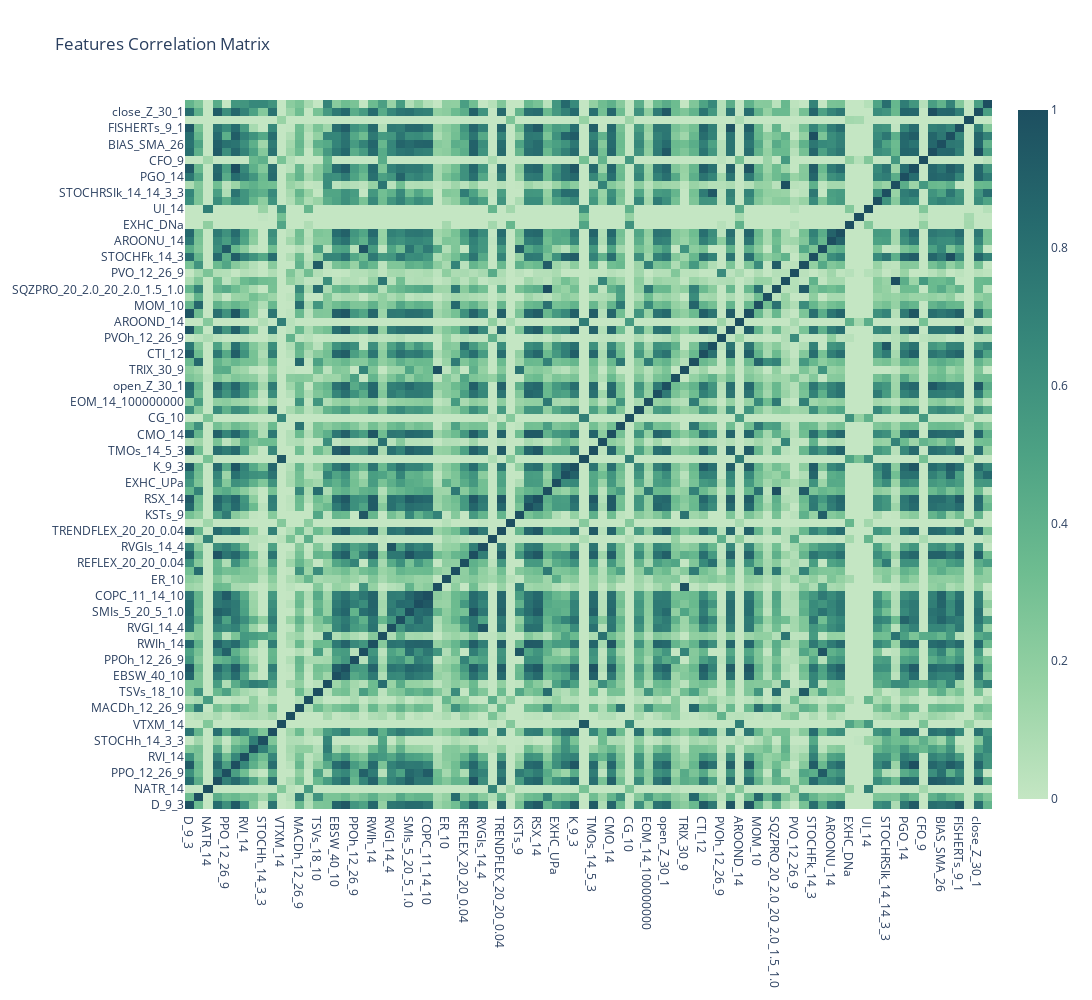

Source (notebook cell):
### Markdown cell above
###### using the same Feature Selection class, specify the correlation coefficient Threshold of choice. (The projected tested correlation in the 0.60 - 0.90) ranges.

### Code cell
# Call the filter_correlation method, within the class providing it with the desired correlation threshold.
# The multicollinearity steps follows the Boruta and RFE intersection steps. Hence, there is no need to specify the dataframe, the code has designed such that it already takes as input the dataframe which contains the features output of Boruta and RFE intersection. 
# However, for testing purposes, there's an optionality to provide the function with both correlation coefficient and dataframe, and it will filter for multicollinearitu among features.
filtered_feature = feat_select.filter_correlation(corr_coeff=0.70)

### Figure 1 — Plotly figure (JSON) as saved in the notebook; plotly's stock layout.template omitted (floating-point values rounded to 4 significant figures; data arrays with more than 128 entries replaced by an {"elided": "..."} marker saying what was removed)
{"data": [{"colorscale": [[0.0, "rgb(196, 230, 195)"], [0.1667, "rgb(150, 210, 164)"], [0.3333, "rgb(109, 188, 144)"], [0.5, "rgb(77, 162, 132)"], [0.6667, "rgb(54, 135, 122)"], [0.8333, "rgb(38, 107, 110)"], [1.0, "rgb(29, 79, 96)"]], "x": ["D_9_3", "EFI_13", "NATR_14", "RSI_14", "PPO_12_26_9", "STOCHFd_14_3", "RVI_14", "SMCbp_14_50_20_5", "STOCHh_14_3_3", "UO_7_14_28", "VTXM_14", "KURT_30", "MACDh_12_26_9", "CCI_14_0.015", "TSVs_18_10", "BBP_5_2.0", "EBSW_40_10", "TMO_14_5_3", "PPOh_12_26_9", "KST_10_15_20_30_10_10_10_15", "RWIh_14", "CRSI_3_2_100", "RVGI_14_4", "ROC_10", "SMIs_5_20_5_1.0", "ENTP_10", "COPC_11_14_10", "TRIXs_30_9", "ER_10", "BULLP_13", "REFLEX_20_20_0.04", "SMI_5_20_5_1.0", "RVGIs_14_4", "BBB_5_2.0", "TRENDFLEX_20_20_0.04", "SMCtp_14_50_20_5", "KSTs_9", "VTXP_14", "RSX_14", "SQZ_20_2.0_20_1.5", "EXHC_UPa", "J_9_3", "K_9_3", "RWIl_14", "TMOs_14_5_3", "BOP", "CMO_14", "QS_10", "CG_10", "ADOSC_3_10", "EOM_14_100000000", "MFI_14", "open_Z_30_1", "SKEW_30", "TRIX_30_9", "BEARP_13", "CTI_12", "STOCHRSId_14_14_3_3", "PVOh_12_26_9", "FISHERT_9_1", "AROOND_14", "STOCHd_14_3_3", "MOM_10", "SMCbi_14_50_20_5", "SQZPRO_20_2.0_20_2.0_1.5_1.0", "PCTRET_1", "PVO_12_26_9", "APO_12_26", "STOCHFk_14_3", "PPOs_12_26_9", "AROONU_14", "AROONOSC_14", "EXHC_DNa", "CHOP_14_1_100.0", "UI_14", "KVO_34_55_13", "STOCHRSIk_14_14_3_3", "LOGRET_1", "PGO_14", "STOCHk_14_3_3", "CFO_9", "ZS_30", "BIAS_SMA_26", "WILLR_14", "FISHERTs_9_1", "SMCti_14_50_20_5", "close_Z_30_1", "SMIo_5_20_5_1.0"], "y": ["D_9_3", "EFI_13", "NATR_14", "RSI_14", "PPO_12_26_9", "STOCHFd_14_3", "RVI_14", "SMCbp_14_50_20_5", "STOCHh_14_3_3", "UO_7_14_28", "VTXM_14", "KURT_30", "MACDh_12_26_9", "CCI_14_0.015", "TSVs_18_10", "BBP_5_2.0", "EBSW_40_10", "TMO_14_5_3", "PPOh_12_26_9", "KST_10_15_20_30_10_10_10_15", "RWIh_14", "CRSI_3_2_100", "RVGI_14_4", "ROC_10", "SMIs_5_20_5_1.0", "ENTP_10", "COPC_11_14_10", "TRIXs_30_9", "ER_10", "BULLP_13", "REFLEX_20_20_0.04", "SMI_5_20_5_1.0", "RVGIs_14_4", "BBB_5_2.0", "TRENDFLEX_20_20_0.04", "SMCtp_14_50_20_5", "KSTs_9", "VTXP_14", "RSX_14", "SQZ_20_2.0_20_1.5", "EXHC_UPa", "J_9_3", "K_9_3", "RWIl_14", "TMOs_14_5_3", "BOP", "CMO_14", "QS_10", "CG_10", "ADOSC_3_10", "EOM_14_100000000", "MFI_14", "open_Z_30_1", "SKEW_30", "TRIX_30_9", "BEARP_13", "CTI_12", "STOCHRSId_14_14_3_3", "PVOh_12_26_9", "FISHERT_9_1", "AROOND_14", "STOCHd_14_3_3", "MOM_10", "SMCbi_14_50_20_5", "SQZPRO_20_2.0_20_2.0_1.5_1.0", "PCTRET_1", "PVO_12_26_9", "APO_12_26", "STOCHFk_14_3", "PPOs_12_26_9", "AROONU_14", "AROONOSC_14", "EXHC_DNa", "CHOP_14_1_100.0", "UI_14", "KVO_34_55_13", "STOCHRSIk_14_14_3_3", "LOGRET_1", "PGO_14", "STOCHk_14_3_3", "CFO_9", "ZS_30", "BIAS_SMA_26", "WILLR_14", "FISHERTs_9_1", "SMCti_14_50_20_5", "close_Z_30_1", "SMIo_5_20_5_1.0"], "z": {"elided": "88x88 float values"}, "zmax": 1, "zmin": 0, "type": "heatmap", "text": {"elided": "88x88 float values"}}], "layout": {"font": {"size": 12}, "margin": {"l": 100, "r": 100, "t": 100, "b": 100}, "title": {"text": "Features Correlation Matrix"}, "width": 1200, "height": 1000, "plot_bgcolor": "rgba(255, 255, 255, 1)", "paper_bgcolor": "rgba(255, 255, 255, 1)"}}
